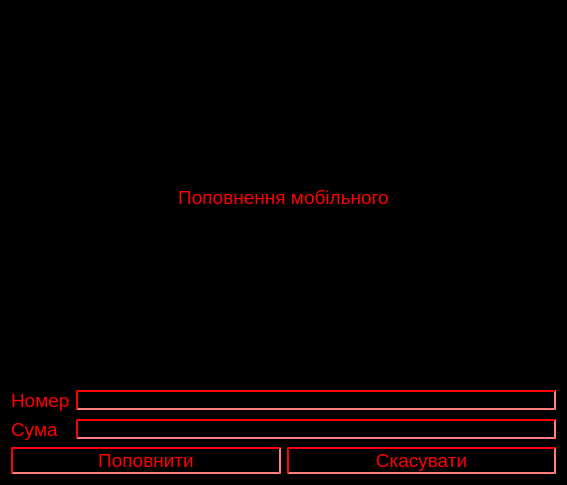
<?xml version="1.0" encoding="UTF-8"?>
<ui version="4.0">
 <class>PhoneWindow</class>
 <widget class="QWidget" name="PhoneWindow">
  <property name="geometry">
   <rect>
    <x>0</x>
    <y>0</y>
    <width>567</width>
    <height>485</height>
   </rect>
  </property>
  <property name="windowTitle">
   <string>Form</string>
  </property>
  <property name="styleSheet">
   <string notr="true">background: rgb(0,0,0);</string>
  </property>
  <layout class="QGridLayout" name="gridLayout">
   <item row="1" column="0">
    <widget class="QLabel" name="phoneText">
     <property name="font">
      <font>
       <pointsize>14</pointsize>
      </font>
     </property>
     <property name="styleSheet">
      <string notr="true">color: rgb(255,0,0);</string>
     </property>
     <property name="text">
      <string>Номер</string>
     </property>
    </widget>
   </item>
   <item row="1" column="1">
    <widget class="QLineEdit" name="phoneEdit">
     <property name="styleSheet">
      <string notr="true">QLineEdit {
	background: rgb(0,0,0);

	border-color: rgb(255,0,0);
	border-style: inset;
	border-width: 2px;

	color: rgb(255,0,0);
}</string>
     </property>
    </widget>
   </item>
   <item row="2" column="0">
    <widget class="QLabel" name="amountText">
     <property name="font">
      <font>
       <pointsize>14</pointsize>
      </font>
     </property>
     <property name="styleSheet">
      <string notr="true">color: rgb(255,0,0);</string>
     </property>
     <property name="text">
      <string>Сума</string>
     </property>
    </widget>
   </item>
   <item row="2" column="1">
    <widget class="QLineEdit" name="amountEdit">
     <property name="styleSheet">
      <string notr="true">QLineEdit {
	background: rgb(0,0,0);

	border-color: rgb(255,0,0);
	border-style: inset;
	border-width: 2px;

	color: rgb(255,0,0);
}</string>
     </property>
    </widget>
   </item>
   <item row="3" column="0" colspan="2">
    <layout class="QHBoxLayout" name="horizontalLayout">
     <item>
      <widget class="QPushButton" name="confirm">
       <property name="sizePolicy">
        <sizepolicy hsizetype="Minimum" vsizetype="Maximum">
         <horstretch>0</horstretch>
         <verstretch>0</verstretch>
        </sizepolicy>
       </property>
       <property name="font">
        <font>
         <pointsize>14</pointsize>
        </font>
       </property>
       <property name="styleSheet">
        <string notr="true">QPushButton {
	background: rgb(0,0,0);

	border-color: rgb(255,0,0);
	border-style: inset;
	border-width: 2px;

	color: rgb(255,0,0);
}

QPushButton::hover {
	background: rgb(255,0,0);

	border-color: rgb(0,0,0);

	color: rgb(0,0,0);
}</string>
       </property>
       <property name="text">
        <string>Поповнити</string>
       </property>
      </widget>
     </item>
     <item>
      <widget class="QPushButton" name="cancel">
       <property name="sizePolicy">
        <sizepolicy hsizetype="Minimum" vsizetype="Maximum">
         <horstretch>0</horstretch>
         <verstretch>0</verstretch>
        </sizepolicy>
       </property>
       <property name="font">
        <font>
         <pointsize>14</pointsize>
        </font>
       </property>
       <property name="styleSheet">
        <string notr="true">QPushButton {
	background: rgb(0,0,0);

	border-color: rgb(255,0,0);
	border-style: inset;
	border-width: 2px;

	color: rgb(255,0,0);
}

QPushButton::hover {
	background: rgb(255,0,0);

	border-color: rgb(0,0,0);

	color: rgb(0,0,0);
}</string>
       </property>
       <property name="text">
        <string>Скасувати</string>
       </property>
      </widget>
     </item>
    </layout>
   </item>
   <item row="0" column="0" colspan="2">
    <widget class="QLabel" name="captionText">
     <property name="font">
      <font>
       <pointsize>14</pointsize>
      </font>
     </property>
     <property name="styleSheet">
      <string notr="true">color: rgb(255,0,0);</string>
     </property>
     <property name="text">
      <string>Поповнення мобільного</string>
     </property>
     <property name="alignment">
      <set>Qt::AlignCenter</set>
     </property>
    </widget>
   </item>
  </layout>
 </widget>
 <resources/>
 <connections/>
</ui>
